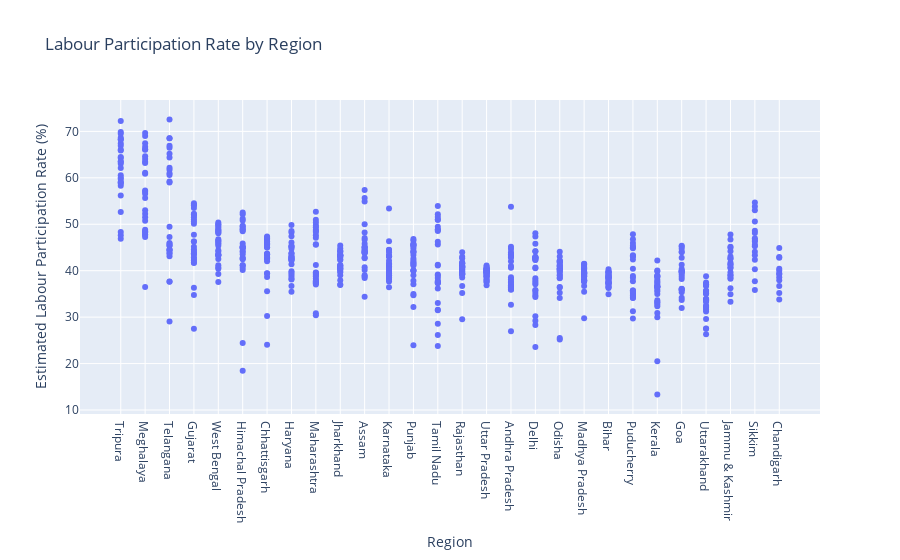

The notebook cell saved with this chart:
### Code cell
fig = px.scatter(data, 
                 y='Estimated Labour Participation Rate (%)', 
                 x='Region', 
                 title='Labour Participation Rate by Region',
                 labels={'Estimated Labour Participation Rate (%)': 'Estimated Labour Participation Rate (%)', 
                         'Region': 'Region'})
fig.update_layout(xaxis = {'categoryorder':'total descending'})

# Show the plot
fig.show()

### Figure 1 — Plotly figure (JSON) as saved in the notebook; plotly's stock layout.template omitted (floating-point values rounded to 4 significant figures; data arrays with more than 128 entries replaced by an {"elided": "..."} marker saying what was removed)
{"data": [{"hovertemplate": "Region=%{x}<br>Estimated Labour Participation Rate (%)=%{y}<extra></extra>", "legendgroup": "", "marker": {"color": "#636efa", "symbol": "circle"}, "mode": "markers", "name": "", "orientation": "v", "showlegend": false, "type": "scatter", "x": {"elided": "740 str values"}, "xaxis": "x", "y": {"elided": "740 float values"}, "yaxis": "y"}], "layout": {"legend": {"tracegroupgap": 0}, "title": {"text": "Labour Participation Rate by Region"}, "xaxis": {"anchor": "y", "categoryorder": "total descending", "domain": [0, 1], "title": {"text": "Region"}}, "yaxis": {"anchor": "x", "domain": [0, 1], "title": {"text": "Estimated Labour Participation Rate (%)"}}}}
